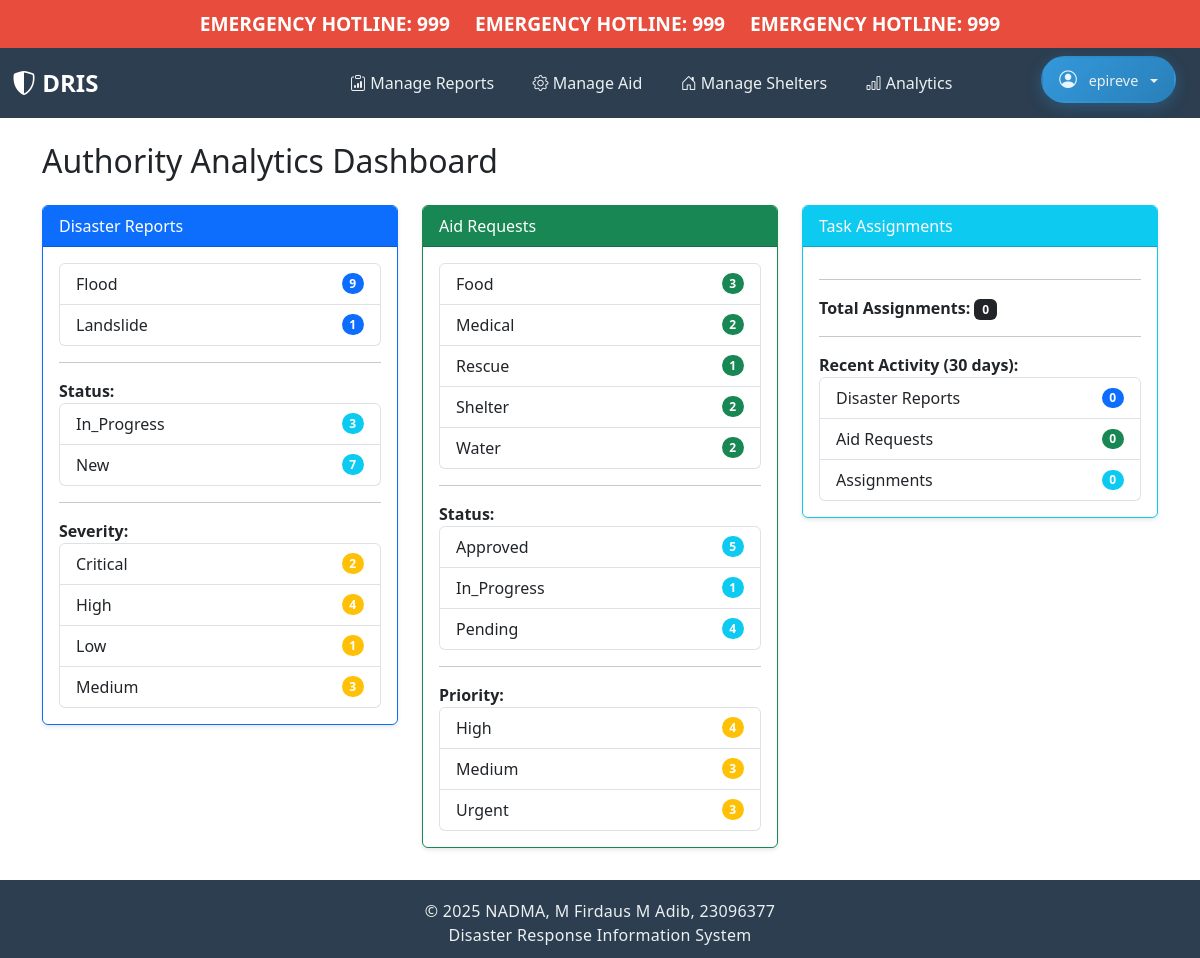
Page /authority/analytics/ (signed in) on the earlier database version.
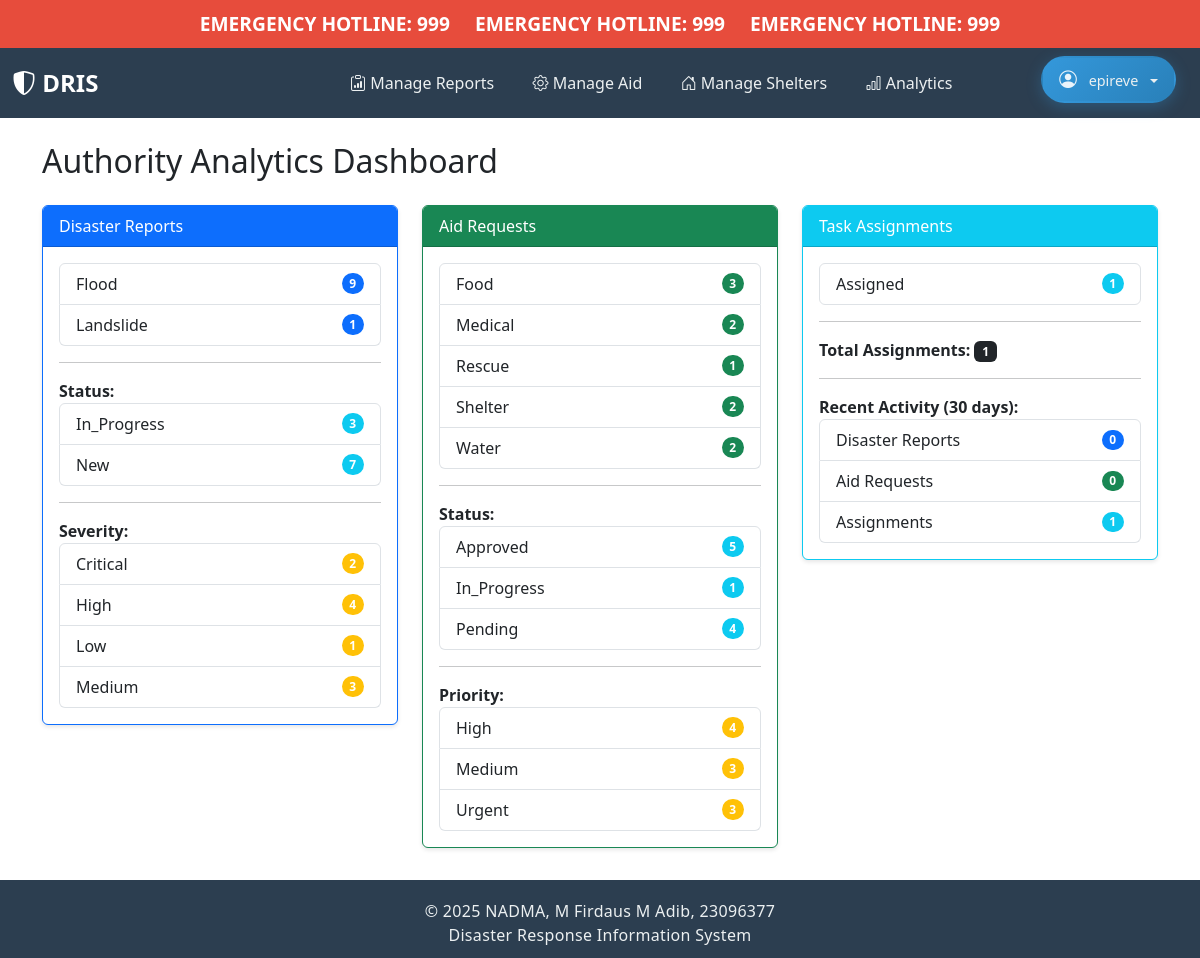
Same page on the later database version.
### core/models.py (models this page shows, shortened)
class DisasterReport(models.Model):
    DISASTER_TYPES = [
        ("FLOOD", "Flood"),
        ("LANDSLIDE", "Landslide"),
        ("HAZE", "Haze"),
        ("FIRE", "Fire"),
        ("EARTHQUAKE", "Earthquake"),
        ("OTHER", "Other"),
    ]
    SEVERITY_CHOICES = [
        ("LOW", "Low"),
        ("MEDIUM", "Medium"),
        ("HIGH", "High"),
        ("CRITICAL", "Critical"),
    ]
    STATUS_CHOICES = [
        ("NEW", "New"),
        ("VERIFIED", "Verified"),
        ("IN_PROGRESS", "In Progress"),
        ("RESOLVED", "Resolved"),
    ]
    reporter = models.ForeignKey(User, on_delete=models.CASCADE)
    disaster_type = models.CharField(max_length=10, choices=DISASTER_TYPES)
    description = models.TextField(help_text="Detailed description of the disaster")
    latitude = models.DecimalField(
        max_digits=9,
        decimal_places=6,
        validators=[MinValueValidator(-90), MaxValueValidator(90)],
    )
    longitude = models.DecimalField(
        max_digits=9,
        decimal_places=6,
        validators=[MinValueValidator(-180), MaxValueValidator(180)],
    )
    severity = models.CharField(max_length=8, choices=SEVERITY_CHOICES)
    status = models.CharField(max_length=11, choices=STATUS_CHOICES, default="NEW")
    timestamp = models.DateTimeField(auto_now_add=True)
    last_updated = models.DateTimeField(auto_now=True)

class AidRequest(models.Model):
    AID_TYPES = [
        ("FOOD", "Food"),
        ("WATER", "Water"),
        ("SHELTER", "Shelter"),
        ("MEDICAL", "Medical"),
        ("RESCUE", "Rescue"),
        ("OTHER", "Other"),
    ]
    STATUS_CHOICES = [
        ("PENDING", "Pending"),
        ("APPROVED", "Approved"),
        ("IN_PROGRESS", "In Progress"),
        ("FULFILLED", "Fulfilled"),
        ("REJECTED", "Rejected"),
    ]
    PRIORITY_CHOICES = [
        ("LOW", "Low"),
        ("MEDIUM", "Medium"),
        ("HIGH", "High"),
        ("URGENT", "Urgent"),
    ]
    requester = models.ForeignKey(
        User, on_delete=models.CASCADE, related_name="aid_requests"
    )
    disaster_report = models.ForeignKey(
        DisasterReport,
        on_delete=models.SET_NULL,
        null=True,
        blank=True,
        related_name="aid_requests",
    )
    aid_type = models.CharField(max_length=7, choices=AID_TYPES)
    description = models.TextField(
        help_text="Detailed description of the aid needed", blank=True, default=""
    )
    quantity = models.PositiveIntegerField(
        null=True, blank=True, help_text="Number of items/people needing assistance"
    )
    priority = models.CharField(
        max_length=6, choices=PRIORITY_CHOICES, default="MEDIUM"
    )
    status = models.CharField(max_length=11, choices=STATUS_CHOICES, default="PENDING")
    location_details = models.TextField(
        help_text="Specific location details for aid delivery", blank=True, default=""
    )
    timestamp = models.DateTimeField(auto_now_add=True)
    last_updated = models.DateTimeField(auto_now=True)
    assigned_to = models.ForeignKey(
        User,
        on_delete=models.SET_NULL,
        null=True,
        blank=True,
        related_name="assigned_aid_requests",
    )
    notes = models.TextField(blank=True, help_text="Additional notes or updates")
    class Meta:
        ordering = ["-timestamp"]

class TaskAssignment(models.Model):
    STATUS_CHOICES = [
        ("ASSIGNED", "Assigned"),
        ("IN_PROGRESS", "In Progress"),
        ("COMPLETED", "Completed"),
        ("CANCELLED", "Cancelled"),
    ]
    authority = models.ForeignKey(
        settings.AUTH_USER_MODEL,
        on_delete=models.CASCADE,
        related_name="assigned_tasks",
        limit_choices_to={"role": "AUTHORITY"},
    )
    volunteer = models.ForeignKey(
        settings.AUTH_USER_MODEL,
        on_delete=models.CASCADE,
        related_name="volunteer_tasks",
        limit_choices_to={"role": "VOLUNTEER"},
    )
    aid_request = models.ForeignKey(
        "AidRequest", on_delete=models.CASCADE, related_name="task_assignments"
    )
    status = models.CharField(max_length=20, choices=STATUS_CHOICES, default="ASSIGNED")
    notes = models.TextField(blank=True)
    assigned_at = models.DateTimeField(auto_now_add=True)
    updated_at = models.DateTimeField(auto_now=True)
    class Meta:
        unique_together = ("volunteer", "aid_request")

### core/views.py (the view)
# urls.py: path("authority/analytics/", views.authority_analytics, name="authority_analytics"),
@login_required
def authority_analytics(request):
    if not (
        request.user.role == "AUTHORITY"
        or request.user.is_superuser
        or request.user.is_staff
    ):
        messages.error(request, "You do not have permission to view analytics.")
        return redirect("home")
    disaster_stats = DisasterReport.objects.values("disaster_type").annotate(
        total=Count("id")
    )
    disaster_status_stats = DisasterReport.objects.values("status").annotate(
        total=Count("id")
    )
    disaster_severity_stats = DisasterReport.objects.values("severity").annotate(
        total=Count("id")
    )
    aid_type_stats = AidRequest.objects.values("aid_type").annotate(total=Count("id"))
    aid_status_stats = AidRequest.objects.values("status").annotate(total=Count("id"))
    aid_priority_stats = AidRequest.objects.values("priority").annotate(
        total=Count("id")
    )
    assignment_status_stats = TaskAssignment.objects.values("status").annotate(
        total=Count("id")
    )
    assignment_total = TaskAssignment.objects.count()
    from django.utils import timezone
    from datetime import timedelta
    now = timezone.now()
    last_30 = now - timedelta(days=30)
    recent_reports = DisasterReport.objects.filter(timestamp__gte=last_30).count()
    recent_aid = AidRequest.objects.filter(timestamp__gte=last_30).count()
    recent_assignments = TaskAssignment.objects.filter(assigned_at__gte=last_30).count()
    context = {
        "disaster_stats": disaster_stats,
        "disaster_status_stats": disaster_status_stats,
        "disaster_severity_stats": disaster_severity_stats,
        "aid_type_stats": aid_type_stats,
        "aid_status_stats": aid_status_stats,
        "aid_priority_stats": aid_priority_stats,
        "assignment_status_stats": assignment_status_stats,
        "assignment_total": assignment_total,
        "recent_reports": recent_reports,
        "recent_aid": recent_aid,
        "recent_assignments": recent_assignments,
    }
    return render(request, "authority/analytics.html", context)

### core/templates/authority/analytics.html (shortened to what the changed rows need)
{% extends "core/home.html" %}
{% block content %}
<div class="container mt-4">
    <h2 class="mb-4">Authority Analytics Dashboard</h2>
    <div class="row">
        <div class="col-md-4 mb-3">
            <div class="card border-primary">
                <div class="card-body">
                    <ul class="list-group">
                        {% for stat in disaster_stats %}
                            <li class="list-group-item d-flex justify-content-between align-items-center">
                                {{ stat.disaster_type|title }} <span class="badge bg-primary rounded-pill">{{ stat.total }}</span>
                            </li>
                        {% endfor %}
                    </ul>
                    <ul class="list-group">
                        {% for stat in disaster_status_stats %}
                            <li class="list-group-item d-flex justify-content-between align-items-center">
                                {{ stat.status|title }} <span class="badge bg-info rounded-pill">{{ stat.total }}</span>
                            </li>
                        {% endfor %}
                    </ul>
                    <ul class="list-group">
                        {% for stat in disaster_severity_stats %}
                            <li class="list-group-item d-flex justify-content-between align-items-center">
                                {{ stat.severity|title }} <span class="badge bg-warning rounded-pill">{{ stat.total }}</span>
                            </li>
                        {% endfor %}
                    </ul>
                </div>
            </div>
        </div>
        <div class="col-md-4 mb-3">
            <div class="card border-success">
                <div class="card-body">
                    <ul class="list-group">
                        {% for stat in aid_type_stats %}
                            <li class="list-group-item d-flex justify-content-between align-items-center">
                                {{ stat.aid_type|title }} <span class="badge bg-success rounded-pill">{{ stat.total }}</span>
                            </li>
                        {% endfor %}
                    </ul>
                    <ul class="list-group">
                        {% for stat in aid_status_stats %}
                            <li class="list-group-item d-flex justify-content-between align-items-center">
                                {{ stat.status|title }} <span class="badge bg-info rounded-pill">{{ stat.total }}</span>
                            </li>
                        {% endfor %}
                    </ul>
                    <ul class="list-group">
                        {% for stat in aid_priority_stats %}
                            <li class="list-group-item d-flex justify-content-between align-items-center">
                                {{ stat.priority|title }} <span class="badge bg-warning rounded-pill">{{ stat.total }}</span>
                            </li>
                        {% endfor %}
                    </ul>
                </div>
            </div>
        </div>
        <div class="col-md-4 mb-3">
            <div class="card border-info">
                <div class="card-body">
                    <ul class="list-group">
                        {% for stat in assignment_status_stats %}
                            <li class="list-group-item d-flex justify-content-between align-items-center">
                                {{ stat.status|title }} <span class="badge bg-info rounded-pill">{{ stat.total }}</span>
                            </li>
                        {% endfor %}
                    </ul>
                    <hr>
                    <strong>Total Assignments:</strong>
                    <span class="badge bg-dark">{{ assignment_total }}</span>
                    <hr>
                    <strong>Recent Activity (30 days):</strong>
                    <ul class="list-group">
                        <li class="list-group-item d-flex justify-content-between align-items-center">
                        </li>
                        <li class="list-group-item d-flex justify-content-between align-items-center">
                        </li>
                        <li class="list-group-item d-flex justify-content-between align-items-center">
                            Assignments <span class="badge bg-info rounded-pill">{{ recent_assignments }}</span>
                        </li>
                    </ul>
                </div>
            </div>
        </div>
    </div>
</div>
{% endblock %}

Differences in the rows shown:
added TaskAssignment: status "Assigned", total "1"
Other differences:
{{ assignment_total }}: "0" → "1"
{{ recent_assignments }}: "0" → "1"
